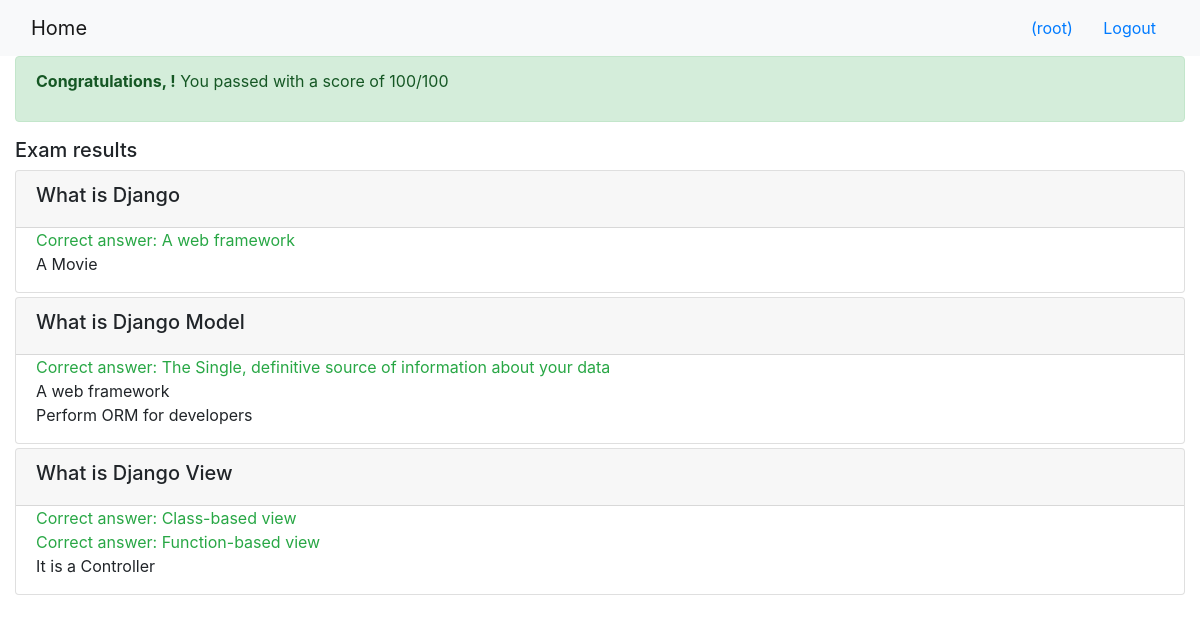
The page /onlinecourse/course/1/submission/1/result/ (signed in) on the database its author committed.
### onlinecourse/models.py (models this page shows, shortened)
class Question(models.Model):
    course = models.ForeignKey(Course, on_delete=models.CASCADE)
    question_text = models.CharField(max_length=200, default="Type your quesiton here.")
    grade = models.IntegerField(default=0)
    def __str__(self):
        return self.question_text

class Choice(models.Model):
    question = models.ForeignKey(Question, on_delete=models.CASCADE)
    choice_text = models.CharField(max_length=100)
    is_correct  = models.BooleanField(default=False)
    def __str__(self):
        return self.choice_text

### onlinecourse/views.py (the view)
# urls.py: path('course/<int:course_id>/submission/<int:submission_id>/result/', views.show_exam_result, name='exam_result'),
def show_exam_result(request, course_id, submission_id):
    context = {}
    course = get_object_or_404(Course, pk=course_id)
    submission = Submission.objects.get(id=submission_id)
    choices = submission.choices.all()
    total_score = 0
    for choice in choices:
        if choice.is_correct:
            total_score += choice.question.grade
        else:
            total_score -= choice.question.grade
    context['course'] = course
    context['grade'] = total_score
    context['choices'] = choices
    return render(request, 'onlinecourse/exam_result_bootstrap.html', context)

### onlinecourse/templates/onlinecourse/exam_result_bootstrap.html (shortened to what this page needs)
<!DOCTYPE html>
<html lang="en">
<head>
    {% load static %}
    <link rel="stylesheet" href="https://maxcdn.bootstrapcdn.com/bootstrap/4.5.2/css/bootstrap.min.css">
</head>
<body>
 <nav class="navbar navbar-light bg-light">
    <div class="container-fluid">
        <div class="navbar-header">
              <a class="navbar-brand" href="{% url 'onlinecourse:index' %}">Home</a>
        </div>
        <ul class="nav navbar-nav navbar-right">
            {% if user.is_authenticated %}
            <li>
                <a class="btn btn-link" href="#">{{ user.first_name }}({{ user.username }})</a>
                <a class="btn btn-link" href="{% url 'onlinecourse:logout' %}">Logout</a>
            </li>
            {% endif %}
        </ul>
    </div>
</nav>
<div class="container-fluid">
    {% if grade > 80 %}
    <div class="alert alert-success">
       <div>
           <p><strong>Congratulations, {{user.first_name}}!</strong> You passed with a score of {{grade}}/100</p>
       </div>
    </div>
        {% else %}
        <div class="alert alert-danger">
            <p><strong>Failed</strong>  Sorry {{user.first_name}}, you failed with a score of {{grade}}/100</p>
        </div>
        <a class="btn btn-link text-danger" href="{% url 'onlinecourse:course_details' course.id %}">Re-test</a>
        {% endif %}
        <div class="card-columns-vertical mt-1">
        <h5 class="">Exam results</h5>
            {% for question in course.question_set.all %}
            <div class="card mt-1">
                <div class="card-header"><h5>{{ question }}</h5></div>
                <div class="form-group">
                    {% for choice in question.choice_set.all %}
                    <div class="form-check">
                        {% if choice.is_correct and choice in choices %}
                        <div class="text-success">Correct answer: {{ choice }}</div>
                        {% else %}{% if choice.is_correct and not choice in choices %}
                        <div class="text-warning">Not selected: {{ choice }}</div>
                        {% else %}{% if not choice.is_correct and choice in choices %}
                        <div class="text-danger">Wrong answer: {{ choice }} -25pts</div>
                        {% else %}
                        <div>{{ choice }}</div>
                        {% endif %}{% endif %}{% endif %}
                    </div>
                    {% endfor %}
                </div>
            </div>
            {% endfor %}
        </div>
    </div>
</body>
</html>

### rows shown on the page
Question: question_text "What is Django"
Choice: choice_text "A web framework"
Choice: choice_text "A Movie"
Question: question_text "What is Django Model"
Choice: choice_text "The Single, definitive source of information about your data"
Choice: choice_text "A web framework"
Choice: choice_text "Perform ORM for developers"
Question: question_text "What is Django View"
Choice: choice_text "Class-based view"
Choice: choice_text "Function-based view"
Choice: choice_text "It is a Controller"

### other values the page prints
{{ user.username }} "root"
{{ grade }} "100"
